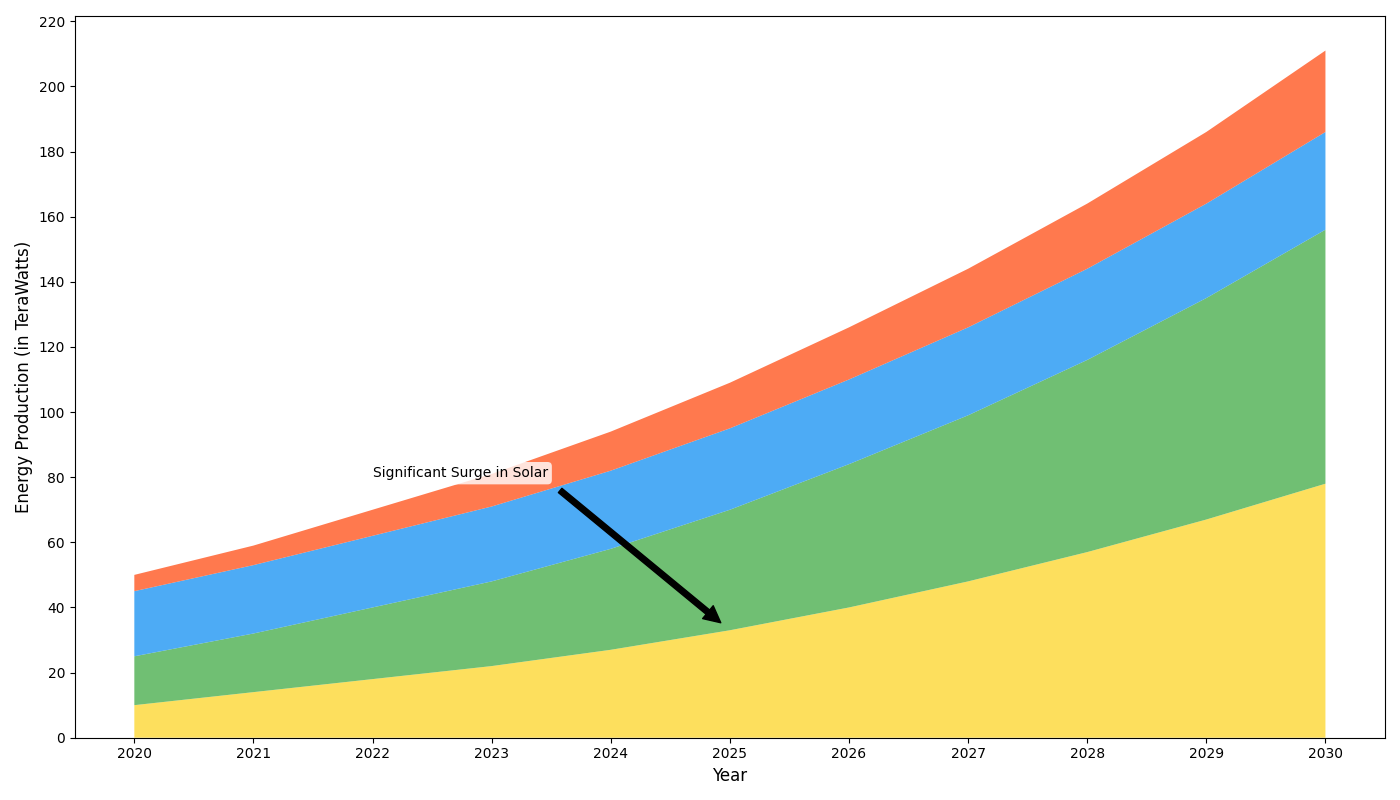

The Python source for this figure:
import matplotlib.pyplot as plt
import numpy as np

# Data construction
years = np.arange(2020, 2031)
solar_energy = np.array([10, 14, 18, 22, 27, 33, 40, 48, 57, 67, 78])
wind_energy = np.array([15, 18, 22, 26, 31, 37, 44, 51, 59, 68, 78])
hydro_energy = np.array([20, 21, 22, 23, 24, 25, 26, 27, 28, 29, 30])
geothermal_energy = np.array([5, 6, 8, 10, 12, 14, 16, 18, 20, 22, 25])

# Stacked data array
data = np.vstack([solar_energy, wind_energy, hydro_energy, geothermal_energy])

# Plotting the stacked area chart
fig, ax = plt.subplots(figsize=(14, 8))

ax.stackplot(years, data, colors=['#fdd835', '#4caf50', '#2196f3', '#ff5722'], alpha=0.8)

# Adding labels
ax.set_xlabel('Year', fontsize=12)
ax.set_ylabel('Energy Production (in TeraWatts)', fontsize=12)

# Customizing ticks
ax.set_xticks(years)
ax.set_yticks(np.arange(0, 221, 20))

# Adding annotation to highlight significant growth
ax.annotate('Significant Surge in Solar', xy=(2025, 33), xytext=(2022, 80),
            arrowprops=dict(facecolor='black', shrink=0.05), fontsize=10,
            bbox=dict(boxstyle='round,pad=0.3', edgecolor='none', facecolor='white', alpha=0.8))

# Adjust layout to prevent overlapping
plt.tight_layout()

# Display the plot
plt.show()
